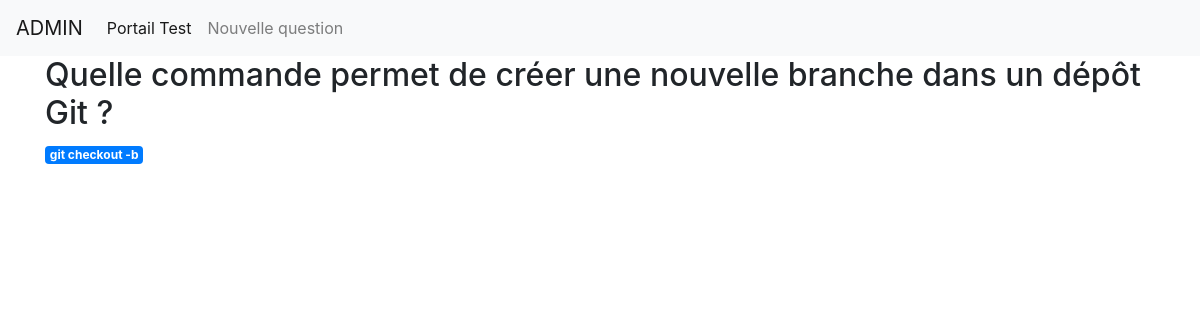
/admin/12, run on the app's committed database.
### tables this page shows
CREATE TABLE questions (
    id INTEGER PRIMARY KEY AUTOINCREMENT,
    qcm INTEGER NOT NULL,
    question TEXT NOT NULL,
    answer TEXT NOT NULL
);

### app_qcm.py (the view)
@app.route('/admin/<int:post_id>')
def post(post_id):
    post = get_post(post_id)
    option = get_option(post_id)
    return render_template('post_qcm.html', post=post, option=option)

### app_qcm.py (called while the page is built)
def get_db_connection():
    conn = sqlite3.connect('database_qcm.db')
    conn.row_factory = sqlite3.Row
    return conn

def get_post(post_id):
    conn = get_db_connection()
    post = conn.execute('SELECT * FROM questions WHERE id = ?',
                        (post_id,)).fetchone()
    conn.close()
    if post is None:
        abort(404)
    return post

def get_option(question_id):
    conn = get_db_connection()
    option = conn.execute('SELECT * FROM options WHERE question_id = ?',
                        (question_id,)).fetchall()
    conn.close()
    if post is None:
        abort(404)
    return option

### templates/post_qcm.html (shortened to what this page needs)
{% extends 'base_qcm.html' %}
{% block content %}
    <h2>{% block title %} {{ post['question'] }} {% endblock %}</h2>
    <span class="badge badge-primary">{{ post['answer'] }}</span>
{% endblock %}

### data on the page
questions: question "Quelle commande permet de créer une nouvelle branche dans un dépôt Git ?", answer "git checkout -b"
